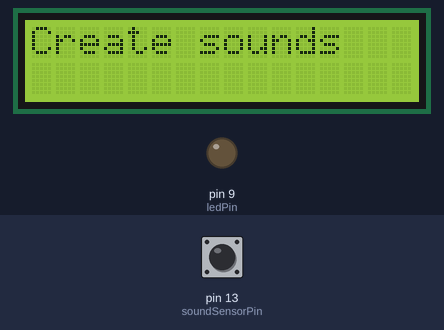
A sketch run on a simulated Arduino Uno, built with avr-gcc and run on an emulated ATmega328P. Shown: 16×2 character LCD, output pins drawn as LEDs (lit = HIGH). Dashed ring = blinking. The inputs (shaded band) are chosen by the test bench; at power-on: pin 13 (soundSensorPin) LOW.

Above: at 1.3 s.
1.4 s: pin 13 (soundSensorPin) driven HIGH
At 2.16 s:
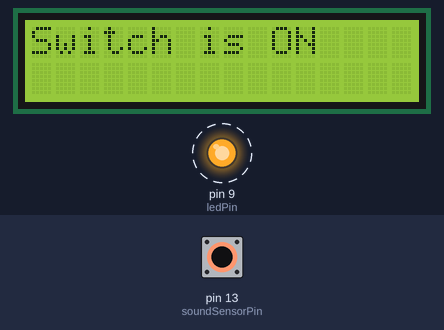
3.8 s: pin 13 (soundSensorPin) driven LOW
At 4.2 s:
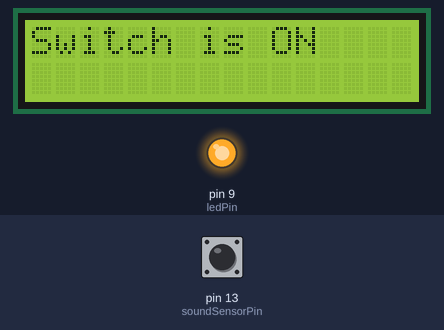
5.3 s: pin 13 (soundSensorPin) driven HIGH
At 5.46 s:
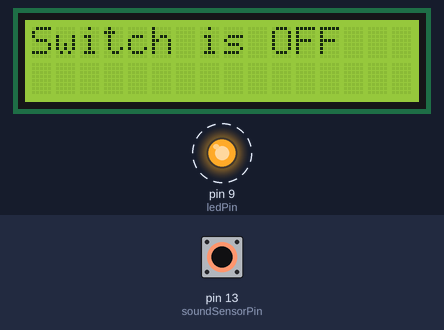
8.3 s: pin 13 (soundSensorPin) pulsed LOW 2 times (0.12 s each, 0.3 s apart)
11.9 s: pin 13 (soundSensorPin) pulsed LOW 2 times (0.12 s each, 0.3 s apart)
Timing chart, 0 to 72.0 s (numbered marks = the images above; inputs shaded):
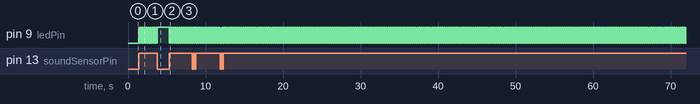

The sketch:

sound_detector.ino
```cpp
  #include <LiquidCrystal_I2C.h>
  LiquidCrystal_I2C lcd(0x27, 16, 2);
  int ledPin = 9;
  int soundSensorPin = 13;
  int soundSensorState;
  bool isOn = false;

void setup() {
  //Serial.begin(9600);
  pinMode(soundSensorPin,INPUT);
  pinMode(ledPin,OUTPUT);
  lcd.begin(16, 2);
  lcd.init();
  lcd.backlight();
  lcd.print("Create sounds");
}

void loop() {
  soundSensorState = digitalRead(soundSensorPin);
  if(soundSensorState == 1 && isOn == false){
  digitalWrite(ledPin,HIGH);
  lcd.clear();
  lcd.print(F("Switch is ON"));
  isOn = true;
  }
  else if(soundSensorState == 1 && isOn == true){
  digitalWrite(ledPin,LOW);
  lcd.clear();
  lcd.print(F("Switch is OFF"));
  isOn = false;
  }
}
```

Measured:
- after the input at 1.4 s, pin 9 (ledPin): alternates HIGH for 0.01 s and LOW for 0.01 s, starting at once; the display: changes at once (image 1)
- after the input at 3.8 s, pin 9 (ledPin): stops changing and stays HIGH
- after the input at 5.3 s, pin 9 (ledPin): alternates HIGH for 0.01 s and LOW for 0.01 s, starting at once; the display: changes at once (image 3)
